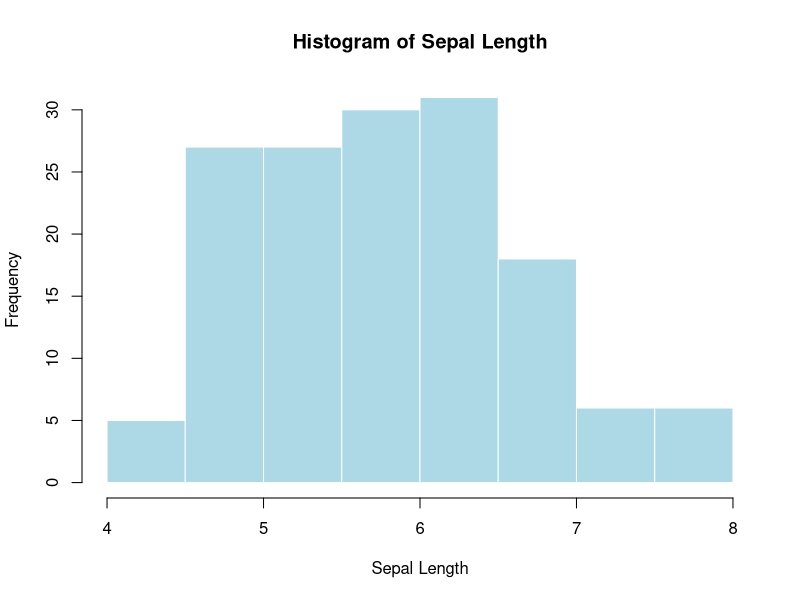
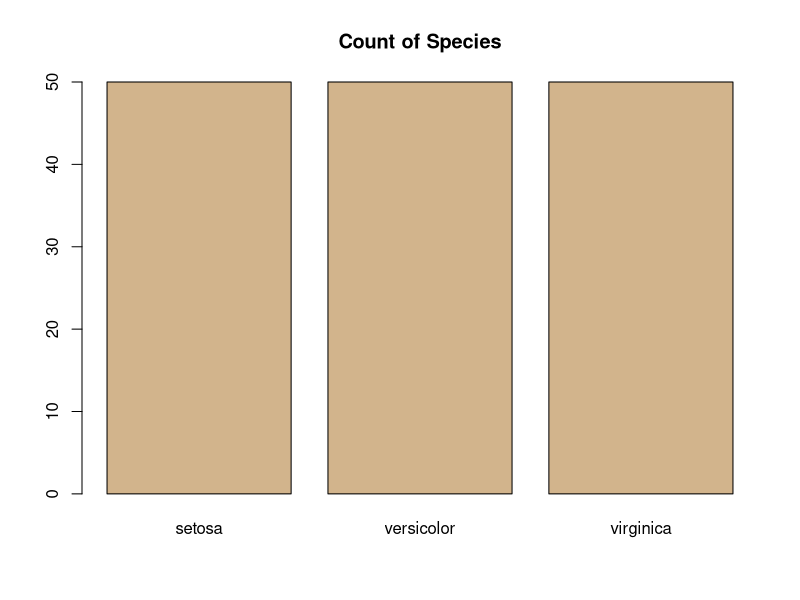
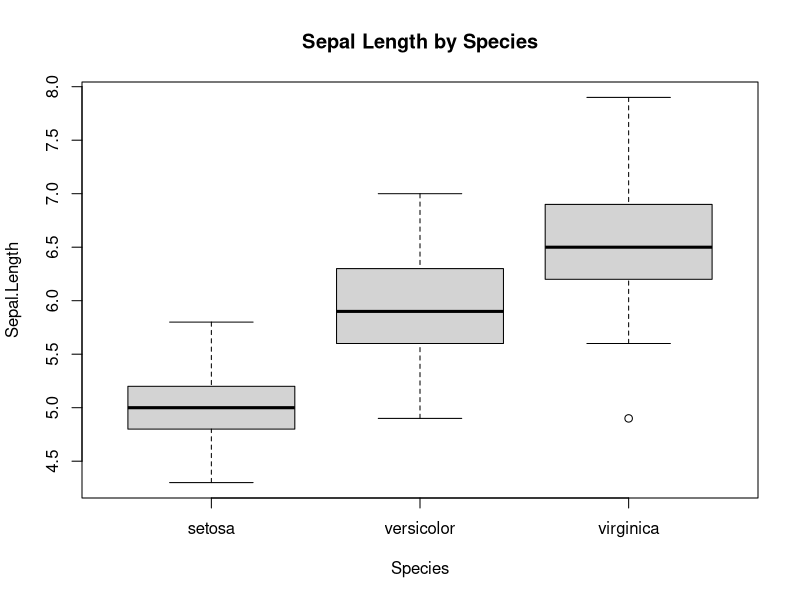
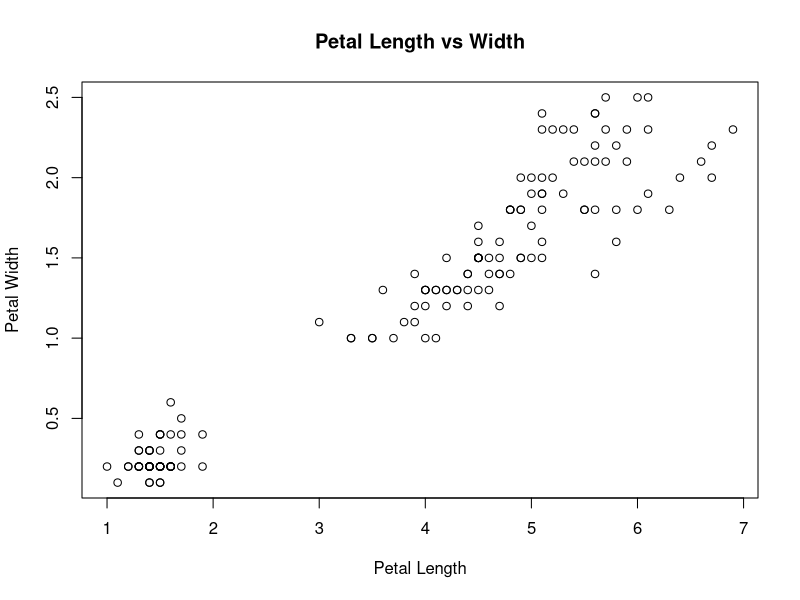
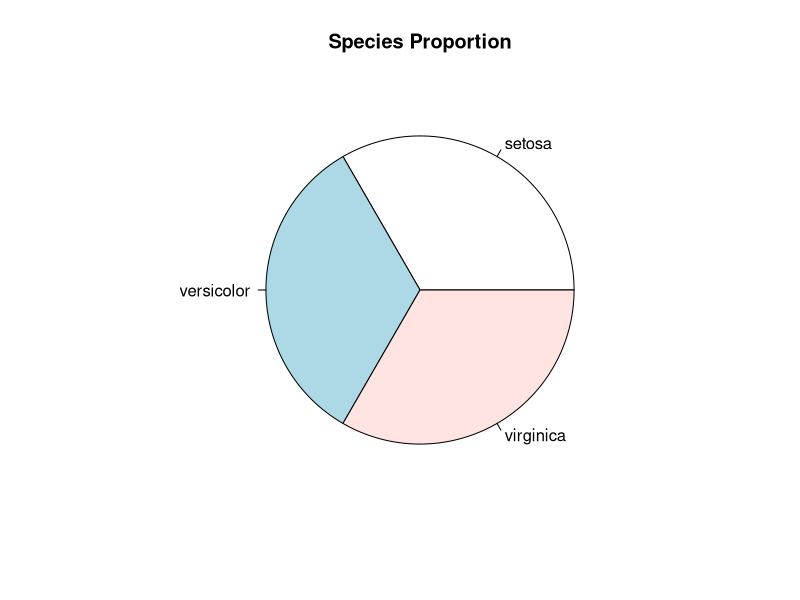
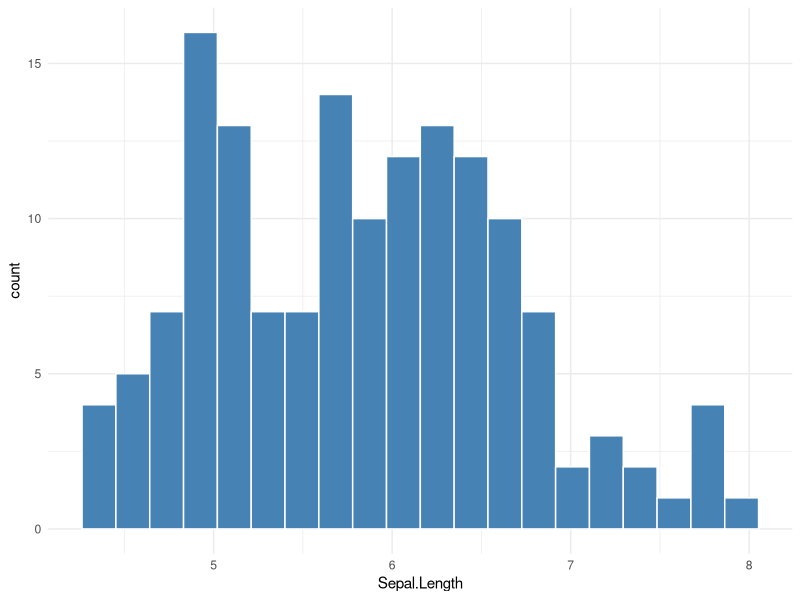
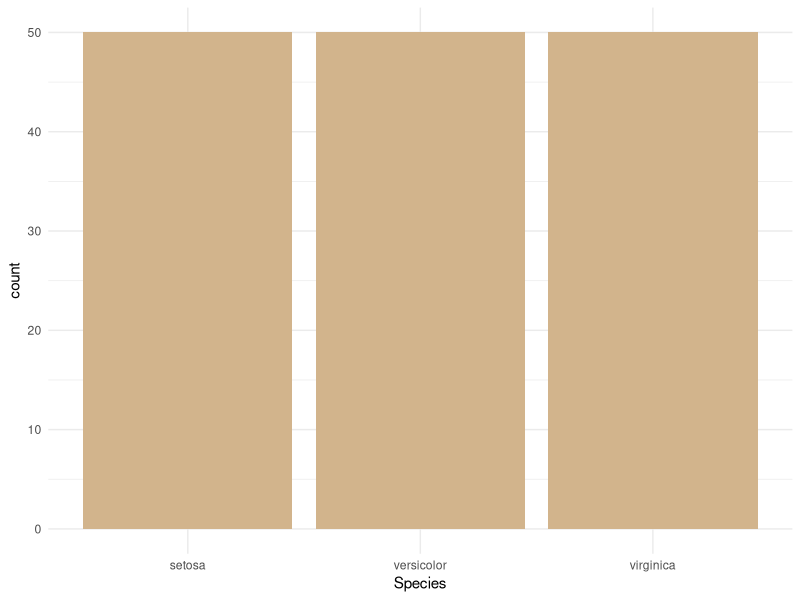
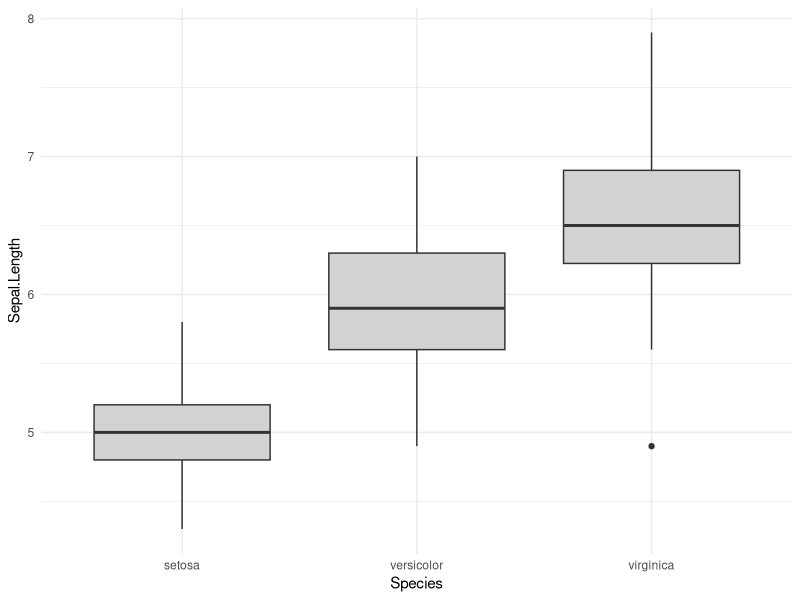

Source code (R) for these figures, in order:
## ---- chunk 1
hist(iris$Sepal.Length,
     main = "Histogram of Sepal Length",
     xlab = "Sepal Length",
     col = "lightblue",
     border = "white")
## ---- chunk 2
counts <- table(iris$Species)
barplot(counts,
        main = "Count of Species",
        col = "tan")
## ---- chunk 3
boxplot(Sepal.Length ~ Species,
        data = iris,
        main = "Sepal Length by Species",
        col = "lightgray")
## ---- chunk 4
plot(iris$Petal.Length, iris$Petal.Width,
     main = "Petal Length vs Width",
     xlab = "Petal Length",
     ylab = "Petal Width")
## ---- chunk 5
pie(counts, main = "Species Proportion")
## ---- chunk 6
library(ggplot2)
## ---- chunk 7
ggplot(iris, aes(Sepal.Length)) +
  geom_histogram(bins = 20, fill = "steelblue", color = "white") +
  theme_minimal()
## ---- chunk 8
ggplot(iris, aes(Species)) +
  geom_bar(fill = "tan") +
  theme_minimal()
## ---- chunk 9
ggplot(iris, aes(Species, Sepal.Length)) +
  geom_boxplot(fill = "lightgray") +
  theme_minimal()
## ---- chunk 10
ggplot(iris, aes(Petal.Length, Petal.Width, color = Species)) +
  geom_point(size = 3) +
  theme_minimal()
## ---- chunk 11
ggplot(iris, aes(Petal.Length, Petal.Width)) +
  geom_point() +
  geom_smooth(method = "lm", se = TRUE) +
  theme_minimal()
## ---- chunk 12
ggplot(iris, aes(Sepal.Length, fill = Species)) +
  geom_density(alpha = 0.5) +
  theme_minimal()
## ---- chunk 13
ggplot(iris, aes(Sepal.Length)) +
  geom_histogram(bins = 20, fill = "steelblue") +
  facet_wrap(~Species) +
  theme_minimal()
## ---- chunk 14
# Sanity checks
stopifnot(is.numeric(iris$Sepal.Length))
stopifnot(length(unique(iris$Species)) == 3)

# Student task ideas:
# 1. Create one plot per question type using iris
# 2. Convert a base plot to ggplot2
# 3. Justify plot choice in one sentence

# - Start with **base R** to build intuition
# - Move to **ggplot2** for flexibility and publication quality
# - Always ask: *What question does this plot answer?*
# - Emphasize interpretation over aesthetics

